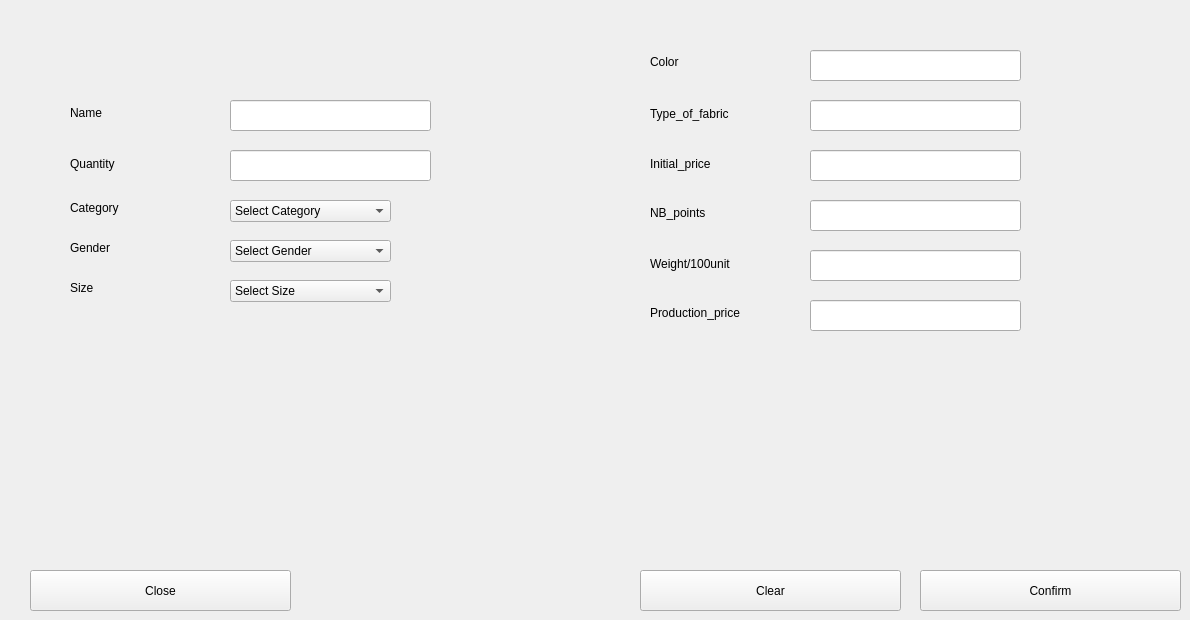
     <widget class="QWidget" name="tab_6">
      <attribute name="title">
       <string>Add</string>
      </attribute>
      <widget class="QLineEdit" name="lineEdit_Name">
       <property name="geometry">
        <rect>
         <x>230</x>
         <y>100</y>
         <width>201</width>
         <height>31</height>
        </rect>
       </property>
      </widget>
      <widget class="QLineEdit" name="lineEdit_Quantity">
       <property name="geometry">
        <rect>
         <x>230</x>
         <y>150</y>
         <width>201</width>
         <height>31</height>
        </rect>
       </property>
       <property name="text">
        <string/>
       </property>
      </widget>
      <widget class="QLineEdit" name="lineEdit_Type_fabric">
       <property name="geometry">
        <rect>
         <x>810</x>
         <y>100</y>
         <width>211</width>
         <height>31</height>
        </rect>
       </property>
      </widget>
      <widget class="QLineEdit" name="lineEdit_initial_price">
       <property name="geometry">
        <rect>
         <x>810</x>
         <y>150</y>
         <width>211</width>
         <height>31</height>
        </rect>
       </property>
      </widget>
      <widget class="QLineEdit" name="lineEdit_NB_Ponts">
       <property name="geometry">
        <rect>
         <x>810</x>
         <y>200</y>
         <width>211</width>
         <height>31</height>
        </rect>
       </property>
      </widget>
      <widget class="QLineEdit" name="lineEdit_Weigh">
       <property name="geometry">
        <rect>
         <x>810</x>
         <y>250</y>
         <width>211</width>
         <height>31</height>
        </rect>
       </property>
      </widget>
      <widget class="QLineEdit" name="lineEdit_Production_price">
       <property name="geometry">
        <rect>
         <x>810</x>
         <y>300</y>
         <width>211</width>
         <height>31</height>
        </rect>
       </property>
      </widget>
      <widget class="QLabel" name="Production_price">
       <property name="geometry">
        <rect>
         <x>650</x>
         <y>305</y>
         <width>111</width>
         <height>16</height>
        </rect>
       </property>
       <property name="text">
        <string>Production_price</string>
       </property>
      </widget>
      <widget class="QLabel" name="Type_Fabric">
       <property name="geometry">
        <rect>
         <x>650</x>
         <y>106</y>
         <width>101</width>
         <height>16</height>
        </rect>
       </property>
       <property name="text">
        <string>Type_of_fabric</string>
       </property>
      </widget>
      <widget class="QLabel" name="Gender">
       <property name="geometry">
        <rect>
         <x>70</x>
         <y>240</y>
         <width>55</width>
         <height>16</height>
        </rect>
       </property>
       <property name="text">
        <string>Gender</string>
       </property>
      </widget>
      <widget class="QLabel" name="Weight">
       <property name="geometry">
        <rect>
         <x>650</x>
         <y>256</y>
         <width>101</width>
         <height>16</height>
        </rect>
       </property>
       <property name="text">
        <string>Weight/100unit</string>
       </property>
      </widget>
      <widget class="QLabel" name="Name">
       <property name="geometry">
        <rect>
         <x>70</x>
         <y>105</y>
         <width>55</width>
         <height>16</height>
        </rect>
       </property>
       <property name="text">
        <string>Name</string>
       </property>
      </widget>
      <widget class="QLabel" name="initial_price">
       <property name="geometry">
        <rect>
         <x>650</x>
         <y>156</y>
         <width>81</width>
         <height>16</height>
        </rect>
       </property>
       <property name="text">
        <string>Initial_price</string>
       </property>
      </widget>
      <widget class="QLabel" name="NB_point">
       <property name="geometry">
        <rect>
         <x>650</x>
         <y>205</y>
         <width>61</width>
         <height>16</height>
        </rect>
       </property>
       <property name="text">
        <string>NB_points</string>
       </property>
      </widget>
      <widget class="QLabel" name="Size">
       <property name="geometry">
        <rect>
         <x>70</x>
         <y>280</y>
         <width>55</width>
         <height>16</height>
        </rect>
       </property>
       <property name="text">
        <string>Size</string>
       </property>
      </widget>
      <widget class="QLabel" name="Quantety">
       <property name="geometry">
        <rect>
         <x>70</x>
         <y>156</y>
         <width>55</width>
         <height>16</height>
        </rect>
       </property>
       <property name="text">
        <string>Quantity</string>
       </property>
      </widget>
      <widget class="QLabel" name="Category">
       <property name="geometry">
        <rect>
         <x>70</x>
         <y>200</y>
         <width>55</width>
         <height>16</height>
        </rect>
       </property>
       <property name="text">
        <string>Category</string>
       </property>
      </widget>
      <widget class="QLabel" name="Color">
       <property name="geometry">
        <rect>
         <x>650</x>
         <y>46</y>
         <width>101</width>
         <height>31</height>
        </rect>
       </property>
       <property name="text">
        <string>Color</string>
       </property>
      </widget>
      <widget class="QLineEdit" name="lineEdit_Color">
       <property name="geometry">
        <rect>
         <x>810</x>
         <y>50</y>
         <width>211</width>
         <height>31</height>
        </rect>
       </property>
      </widget>
      <widget class="QPushButton" name="pushButton_Add_product">
       <property name="geometry">
        <rect>
         <x>920</x>
         <y>570</y>
         <width>261</width>
         <height>41</height>
        </rect>
       </property>
       <property name="text">
        <string>Confirm</string>
       </property>
      </widget>
      <widget class="QPushButton" name="pushButton_cancel_product">
       <property name="geometry">
        <rect>
         <x>30</x>
         <y>570</y>
         <width>261</width>
         <height>41</height>
        </rect>
       </property>
       <property name="text">
        <string>Close</string>
       </property>
      </widget>
      <widget class="QComboBox" name="comboBox_Category">
       <property name="geometry">
        <rect>
         <x>230</x>
         <y>200</y>
         <width>161</width>
         <height>22</height>
        </rect>
       </property>
       <item>
        <property name="text">
         <string>Select Category</string>
        </property>
       </item>
       <item>
        <property name="text">
         <string>T-Shirt</string>
        </property>
       </item>
       <item>
        <property name="text">
         <string>Hoodie</string>
        </property>
       </item>
       <item>
        <property name="text">
         <string>Pants</string>
        </property>
       </item>
       <item>
        <property name="text">
         <string>Short</string>
        </property>
       </item>
       <item>
        <property name="text">
         <string>Sweeter</string>
        </property>
       </item>
      </widget>
      <widget class="QComboBox" name="comboBox_Gender">
       <property name="geometry">
        <rect>
         <x>230</x>
         <y>240</y>
         <width>161</width>
         <height>22</height>
        </rect>
       </property>
       <item>
        <property name="text">
         <string>Select Gender</string>
        </property>
       </item>
       <item>
        <property name="text">
         <string>Male</string>
        </property>
       </item>
       <item>
        <property name="text">
         <string>Female</string>
        </property>
       </item>
      </widget>
      <widget class="QComboBox" name="comboBox_Size">
       <property name="geometry">
        <rect>
         <x>230</x>
         <y>280</y>
         <width>161</width>
         <height>22</height>
        </rect>
       </property>
       <item>
        <property name="text">
         <string>Select Size</string>
        </property>
       </item>
      </widget>
      <widget class="QPushButton" name="pushButton_clear_product">
       <property name="geometry">
        <rect>
         <x>640</x>
         <y>570</y>
         <width>261</width>
         <height>41</height>
        </rect>
       </property>
       <property name="text">
        <string>Clear</string>
       </property>
      </widget>
     </widget>
